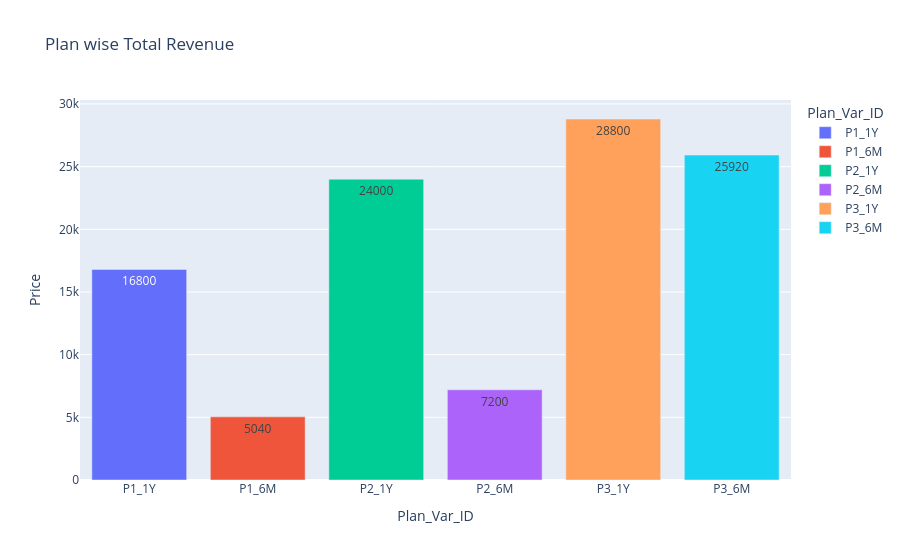

Notebook code cell kept with this figure:
### Code cell
fig = px.bar(data_frame=q6, x='Plan_Var_ID',y ='Price',   
             title='Plan wise Total Revenue',color='Plan_Var_ID',   
             text='Price')
fig.show()

### Figure 1 — Plotly figure (JSON) as saved in the notebook; plotly's stock layout.template omitted (floating-point values rounded to 4 significant figures)
{"data": [{"hovertemplate": "Plan_Var_ID=%{x}<br>Price=%{text}<extra></extra>", "legendgroup": "P1_1Y", "marker": {"color": "#636efa", "pattern": {"shape": ""}}, "name": "P1_1Y", "orientation": "v", "showlegend": true, "text": [16800.0], "textposition": "auto", "type": "bar", "x": ["P1_1Y"], "xaxis": "x", "y": [16800.0], "yaxis": "y"}, {"hovertemplate": "Plan_Var_ID=%{x}<br>Price=%{text}<extra></extra>", "legendgroup": "P1_6M", "marker": {"color": "#EF553B", "pattern": {"shape": ""}}, "name": "P1_6M", "orientation": "v", "showlegend": true, "text": [5040.0], "textposition": "auto", "type": "bar", "x": ["P1_6M"], "xaxis": "x", "y": [5040.0], "yaxis": "y"}, {"hovertemplate": "Plan_Var_ID=%{x}<br>Price=%{text}<extra></extra>", "legendgroup": "P2_1Y", "marker": {"color": "#00cc96", "pattern": {"shape": ""}}, "name": "P2_1Y", "orientation": "v", "showlegend": true, "text": [24000.0], "textposition": "auto", "type": "bar", "x": ["P2_1Y"], "xaxis": "x", "y": [24000.0], "yaxis": "y"}, {"hovertemplate": "Plan_Var_ID=%{x}<br>Price=%{text}<extra></extra>", "legendgroup": "P2_6M", "marker": {"color": "#ab63fa", "pattern": {"shape": ""}}, "name": "P2_6M", "orientation": "v", "showlegend": true, "text": [7200.0], "textposition": "auto", "type": "bar", "x": ["P2_6M"], "xaxis": "x", "y": [7200.0], "yaxis": "y"}, {"hovertemplate": "Plan_Var_ID=%{x}<br>Price=%{text}<extra></extra>", "legendgroup": "P3_1Y", "marker": {"color": "#FFA15A", "pattern": {"shape": ""}}, "name": "P3_1Y", "orientation": "v", "showlegend": true, "text": [28800.0], "textposition": "auto", "type": "bar", "x": ["P3_1Y"], "xaxis": "x", "y": [28800.0], "yaxis": "y"}, {"hovertemplate": "Plan_Var_ID=%{x}<br>Price=%{text}<extra></extra>", "legendgroup": "P3_6M", "marker": {"color": "#19d3f3", "pattern": {"shape": ""}}, "name": "P3_6M", "orientation": "v", "showlegend": true, "text": [25920.0], "textposition": "auto", "type": "bar", "x": ["P3_6M"], "xaxis": "x", "y": [25920.0], "yaxis": "y"}], "layout": {"barmode": "relative", "legend": {"title": {"text": "Plan_Var_ID"}, "tracegroupgap": 0}, "title": {"text": "Plan wise Total Revenue"}, "xaxis": {"anchor": "y", "categoryarray": ["P1_1Y", "P1_6M", "P2_1Y", "P2_6M", "P3_1Y", "P3_6M"], "categoryorder": "array", "domain": [0, 1], "title": {"text": "Plan_Var_ID"}}, "yaxis": {"anchor": "x", "domain": [0, 1], "title": {"text": "Price"}}}}
